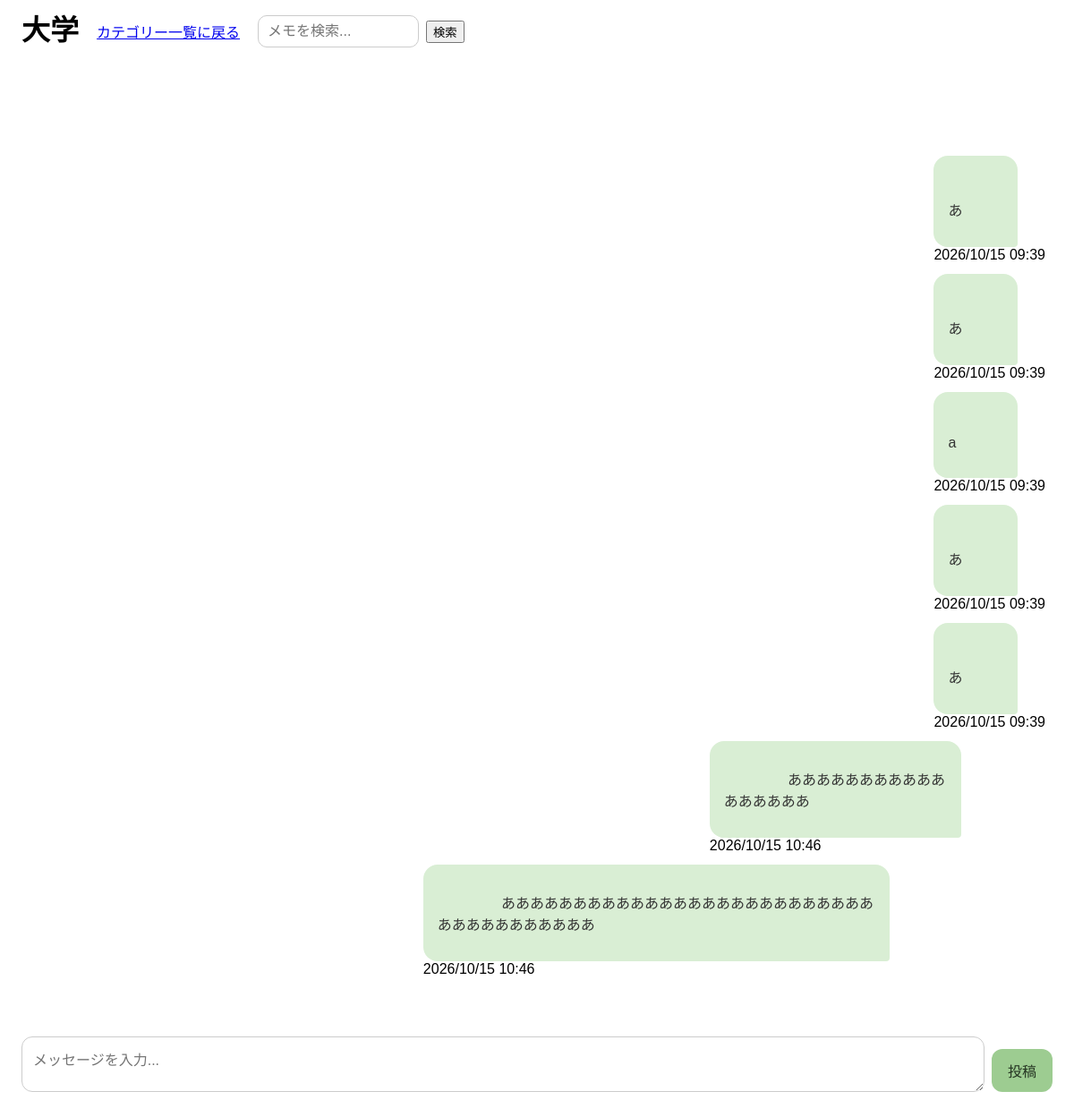
Page /category/1/ on the committed database.
### memos/models.py (models this page shows)
class Category(models.Model):
    name = models.CharField(max_length=100, unique=True)

class Memo(models.Model):
    category = models.ForeignKey(Category, on_delete=models.CASCADE)
    content = models.TextField()
    created_at = models.DateTimeField(auto_now_add=True)

### memos/views.py (the view, shortened to what this page needs)
# urls.py: path("category/<int:category_id>/", views.category_detail, name="category_detail"),
def category_detail(request, category_id):
    category = Category.objects.get(id=category_id)
    memos = category.memo_set.all().order_by("id")
    keyword = request.GET.get("q", "")
    if keyword:
        memos = memos.filter(content__icontains=keyword)
    return render(request, "memos/category_detail.html", {
        "category": category,
        "memos": memos,
        "keyword": keyword
    })

### memos/templates/memos/category_detail.html (shortened to what this page needs)
<!DOCTYPE html>
<html lang="ja">
<head>
    {% load static %}
    <link rel="stylesheet" href="{% static 'memos/style.css' %}">
</head>
<body>
    <div class="page-header">
        <h1>{{ category.name }}</h1>
        <a href="{% url 'home' %}">カテゴリー一覧に戻る</a>
        <form method="GET" class="memo-search">
            <input type="search" name="q" value="{{ keyword }}" placeholder="メモを検索...">
            <button type="submit">検索</button>
        </form>
    </div>
    <div class="memo-list">
        {% for memo in memos %}
        <div class="memo-item">
            <div class="memo-bubble" data-memo-id="{{ memo.id }}">
                {{ memo.content }}
            </div>
            <div class="memo-date">
                {{ memo.created_at|date:"Y/m/d H:i" }}
            </div>
        </div>
        {% endfor %}
    </div>
    <form method="POST" class="message-form">
        <textarea name="content" placeholder="メッセージを入力..." required></textarea>
        <button type="submit">投稿</button>
    </form>
</body>
</html>

### memos/static/memos/style.css (style rules this page uses)
.page-header { position: fixed; top: 0; left: 0; width: 100%; box-sizing: border-box; padding: 8px 24px 8px; background-color: #ffffff; z-index: 100; display: flex; align-items: center; gap: 20px; }
.page-header h1 { margin-top: 0; margin-bottom: 8px; }
body { background-color: #ffffff; font-family: sans-serif; padding: 24px; }
.memo-list { display: flex; flex-direction: column; align-items: flex-end; gap: 12px; margin-top: 24px; margin-bottom: 24px; padding-bottom: 100px; padding-top: 100px; }
.memo-bubble { background-color: #d9eed4; color: #333333; padding: 12px 16px; border-radius: 16px 16px 4px 16px; max-width: 75%; width: fit-content; overflow-wrap: anywhere; white-space: pre-wrap; box-sizing: border-box; }
.message-form { display: flex; gap: 8px; align-items: flex-end; position: fixed; bottom: 0; left: 0; width: 100%; padding: 12px 24px; box-sizing: border-box; background-color: #ffffff; z-index: 100; }
.message-form textarea { flex: 1; min-width: 0; min-height: 44px; padding: 12px; border: 1px solid #cccccc; border-radius: 12px; font: inherit; resize: vertical; box-sizing: border-box; }
.message-form button { padding: 12px 18px; border: none; border-radius: 12px; background-color: #9dcc91; color: #243321; font: inherit; cursor: pointer; }
.memo-search { display: flex; align-items: center; gap: 8px; margin: 0; }
.memo-search input { width: 180px; min-width: 0; padding: 8px 10px; border: 1px solid #cccccc; border-radius: 10px; font: inherit; }

### rows in the picture
Category: name "大学"
Memo: content "あ", created_at "2026/10/15 09:39"
Memo: content "あ", created_at "2026/10/15 09:39"
Memo: content "a", created_at "2026/10/15 09:39"
Memo: content "あ", created_at "2026/10/15 09:39"
Memo: content "あ", created_at "2026/10/15 09:39"
Memo: content "あああああああああああああああああ", created_at "2026/10/15 10:46"
Memo: content "あああああああああああああああああああああああああああああああああああああ", created_at "2026/10/15 10:46"
